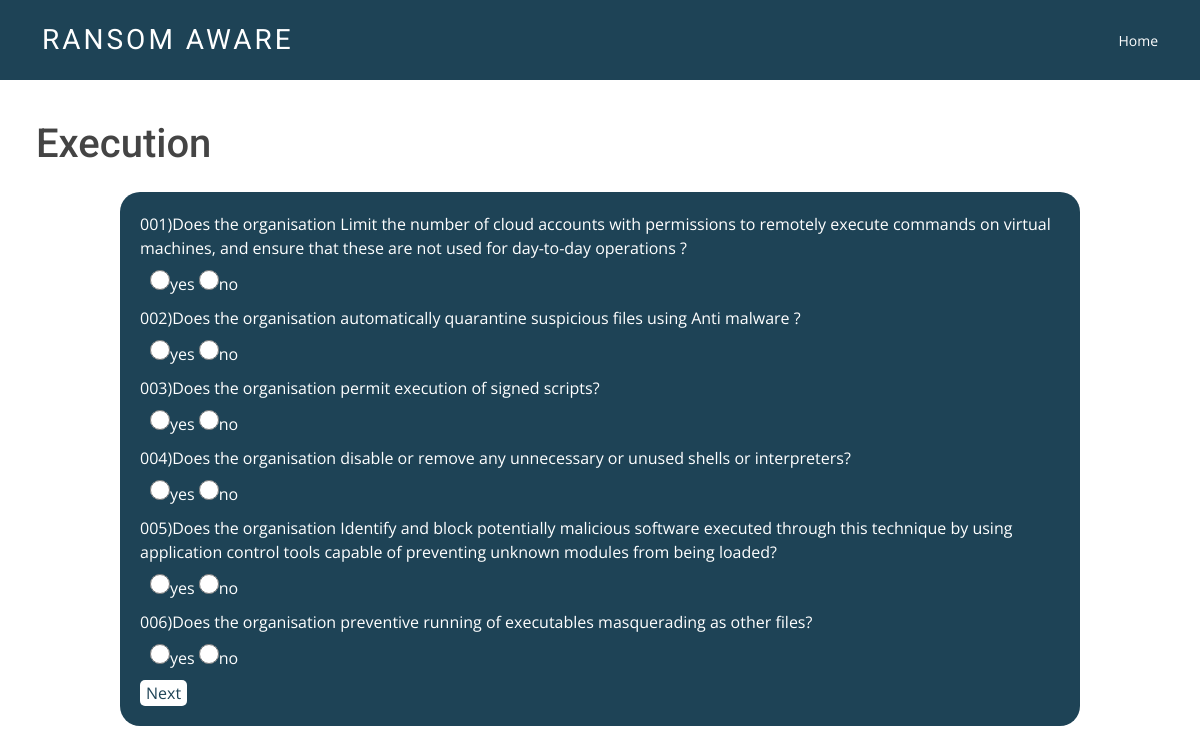
The app's page /q6/ with its own data.
### initial_access/models.py (models this page shows, shortened)
class execution(models.Model):
    question_id = models.CharField(max_length=200)
    question=models.TextField(blank=True)
    option_A=models.CharField(max_length=200,default='yes')
    option_B=models.CharField(max_length=200,default='no')
    keywords=models.TextField(blank=True)

### initial_access/views.py (the view)
# urls.py: path('q6/',views.quiz6, name='execution'),
def quiz6(request):
    que = execution.objects.all()
    return render(request,'initial_access/exec.html', {
        'que':que,
    })

### initial_access/templates/initial_access/exec.html (shortened to what this page needs)
{% extends 'initial_access/base.html' %}
{% load static %}
{% block content %}
<h1>Execution</h1>
<form class="form-container" method="post" action="/result_init/">
    <div class="qblock">
        {% for q in que %}
        <div class="question">{{q.question_id}}){{q.question}}</div>
        <div class="option">
            <input type="radio" name="{{q.question}}" value="option_A">{{q.option_A}}</input>
            <input type="radio" name="{{q.question}}" value="option_B">{{q.option_B}}</input>
        </div>
        {% endfor %}
        <div><button type="submit">Next</button></div>
    </div>
</form>
{% endblock %}

### initial_access/static/assets/css/style.css (style rules this page uses)
body { font-family: "Open Sans", sans-serif; color: #444; }
h1, h2, h3, h4, h5, h6, .font-primary { font-family: "Roboto", sans-serif; }

### initial_access/templates/initial_access/exec.html (style rules this page uses)
.qblock { padding: 20px; margin-left: 10%; margin-right: 10%; margin-top: 0; background-color: #1e4356; color: white; border-radius: 20px; }
input[type=radio] { color:#2b607c; width: 20px; height: 20px; font-weight: 20px; }
.option { padding: 10px; }
input { display: inline; }
button { background-color: white; color: #1e4356; border-radius: 5px; border: none; display: flex; flex-wrap: center; }
h1 { margin-top: 10%; margin-bottom: 2%; margin-left: 3%; }

### records on screen
execution: question_id "001", question "Does the organisation Limit the number of cloud accounts with permissions to remotely execute commands on virtual machines, and ensure that these are not used for day-to-day operations ?", option_A "yes", option_B "no"
execution: question_id "002", question "Does the organisation automatically quarantine suspicious files using Anti malware ?", option_A "yes", option_B "no"
execution: question_id "003", question "Does the organisation permit execution of signed scripts?", option_A "yes", option_B "no"
execution: question_id "004", question "Does the organisation disable or remove any unnecessary or unused shells or interpreters?", option_A "yes", option_B "no"
execution: question_id "005", question "Does the organisation Identify and block potentially malicious software executed through this technique by using application control tools capable of preventing unknown modules from being loaded?", option_A "yes", option_B "no"
execution: question_id "006", question "Does the organisation preventive running of executables masquerading as other files?", option_A "yes", option_B "no"
